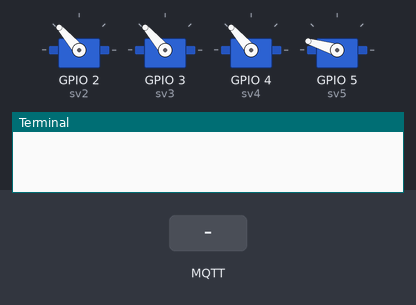
This program was run on a simulated Raspberry Pi (BCM pin numbers). Parts: 4 × servo, the last lines printed to the terminal. The test bench sets the inputs (shaded band). No MQTT or app messages arrive unless stated; servo angles are drawn from the pulse width (0.5 ms = 0°, 2.5 ms = 180°).

Above: at 1.2 s.
1.3 s: MQTT message "1" arrives on the first subscribed topic
At 2.7 s:
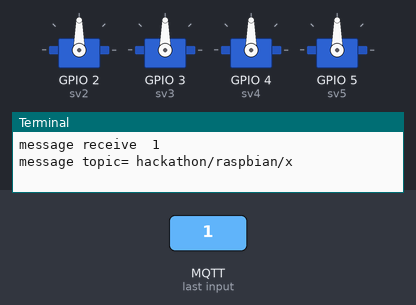
4.3 s: MQTT message "on" arrives on the first subscribed topic
At 5.41 s:
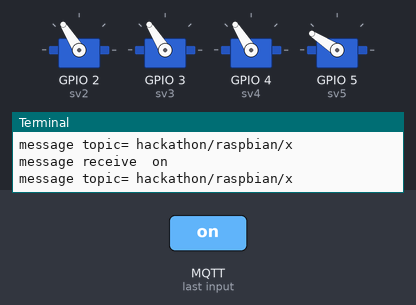
7.3 s: MQTT message "off" arrives on the first subscribed topic
At 7.51 s:
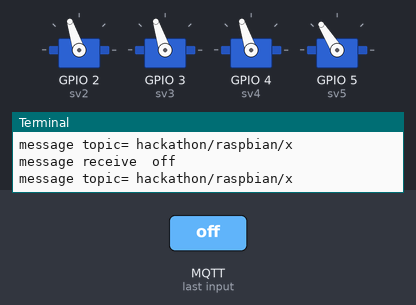
Timing chart, 0 to 16.3 s (numbered marks = the images above; inputs shaded):
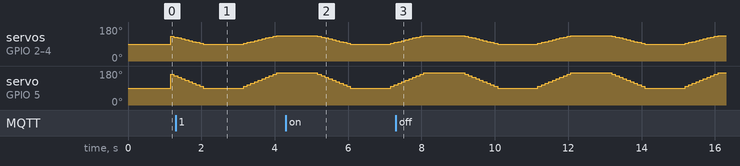

Measured:
- by itself, servo on GPIO 5 (sv5): repeats every 4.0 s: 122° 0.10 s, 130° 0.10 s, 139° 0.10 s, 147° 0.10 s, 155° 0.10 s, 163° 0.10 s, 171° 1.1 s, 163° 0.10 s, 155° 0.10 s, 147° 0.10 s, 139° 0.10 s, 131° 0.10 s, 122° 0.10 s, 114° 0.10 s, 106° 0.10 s, 98° 0.10 s, 90° 1.1 s, 98° 0.10 s, 106° 0.10 s, 114° 0.10 s
- by itself, servo on GPIO 2 (sv2), servo on GPIO 3 (sv3), servo on GPIO 4 (sv4): repeats every 4.0 s: 108° 0.10 s, 112° 0.10 s, 117° 0.10 s, 122° 0.10 s, 126° 0.10 s, 131° 0.10 s, 135° 1.1 s, 131° 0.10 s, 126° 0.10 s, 122° 0.10 s, 117° 0.10 s, 112° 0.10 s, 108° 0.10 s, 103° 0.10 s, 99° 0.10 s, 94° 0.10 s, 90° 1.1 s, 94° 0.10 s, 99° 0.10 s, 103° 0.10 s

The program:

servo_handler.py
```python
import RPi.GPIO as GPIO
import paho.mqtt.client as mqtt
import time


class RES:
    mamager = 0
    people = 0

    def __init__(self):
        return


class MQTT:
    client = mqtt.Client()

    def __init__(self):
        return

    @staticmethod
    def on_message(client, userdata, message):
        print("message receive ", str(message.payload.decode("utf-8")))
        print("message topic=", message.topic)
        #print("message qos=", message.qos)
        #print("message retain flag=", message.retain)

        if message.topic == "hackathon/raspbian/people":
            RES.people = int(message.payload.decode("utf-8"))

    @classmethod
    def subscribe(cls):
        cls.client.connect("broker.mqttdashboard.com", port=1883, keepalive=60)
        cls.client.on_message = cls.on_message
        cls.client.loop_start()
        cls.client.subscribe("hackathon/raspbian/#")

    @classmethod
    def publish(cls, message):
        cls.client.publish("hackathon/raspbian/robot/state", message)

    @classmethod
    def cancel(cls):
        cls.client.loop_stop()
        cls.client.disconnect()


class servoHandler:
    setup = False
    running = False

    mqtt = MQTT()

    #loopPerSecond = 1000
    #servoPerSecond = 100

    #loopCount = 0

    sv2_motion = [10, 7.5]
    sv3_motion = [7.5, 10]
    sv4_motion = [7.5, 10]
    sv5_motion = [7.5, 12]

    def __init__(self):
        GPIO.setmode(GPIO.BCM)
        GPIO.setup(2, GPIO.OUT)  # trunk
        GPIO.setup(3, GPIO.OUT)  # shoulder
        GPIO.setup(4, GPIO.OUT)  # elbow
        GPIO.setup(5, GPIO.OUT)  # wrist

        self.sv2 = GPIO.PWM(2, 50)
        self.sv3 = GPIO.PWM(3, 50)
        self.sv4 = GPIO.PWM(4, 50)
        self.sv5 = GPIO.PWM(5, 50)

        return

    def setup(self):
        self.setup = True
        self.running = True

        self.mqtt.subscribe()
        time.sleep(1)
        self.mqtt.publish("connect robot arm")

        GPIO.setmode(GPIO.BCM)
        GPIO.setup(2, GPIO.OUT)  # elbow
        GPIO.setup(3, GPIO.OUT)  # shoulder
        GPIO.setup(4, GPIO.OUT)  # trunk
        GPIO.setup(5, GPIO.OUT)  # wrist

        GPIO.setup(21, GPIO.IN)  # emergency stop

        self.sv2 = GPIO.PWM(2, 50)
        self.sv3 = GPIO.PWM(3, 50)
        self.sv4 = GPIO.PWM(4, 50)
        self.sv5 = GPIO.PWM(5, 50)

        self.sv2.start(7.5)
        self.sv3.start(7.5)
        self.sv4.start(7.5)
        self.sv5.start(7.5)

        return

    def loop(self):
        if not self.setup:
            return

        try:
            while self.running:

                if RES.people > 0 and RES.mamager == 0:
                    time.sleep(0.01)
                    continue

                for i in range(0, len(self.sv2_motion)):
                    prev2, prev3, prev4, prev5 = 0, 0, 0, 0

                    # JOG move
                    for k in range(0, 10):

                        temp2 = (self.sv2_motion[i] - self.sv2_motion[i - 1]) / 10.0
                        temp3 = (self.sv3_motion[i] - self.sv3_motion[i - 1]) / 10.0
                        temp4 = (self.sv4_motion[i] - self.sv4_motion[i - 1]) / 10.0
                        temp5 = (self.sv5_motion[i] - self.sv5_motion[i - 1]) / 10.0

                        prev2 = (k == 0) and self.sv2_motion[i - 1] + temp2 or prev2 + temp2
                        prev3 = (k == 0) and self.sv3_motion[i - 1] + temp3 or prev3 + temp3
                        prev4 = (k == 0) and self.sv4_motion[i - 1] + temp4 or prev4 + temp4
                        prev5 = (k == 0) and self.sv5_motion[i - 1] + temp5 or prev5 + temp5

                        self.sv2.ChangeDutyCycle(prev4)  # elbow
                        self.sv3.ChangeDutyCycle(prev4)  # shoulder
                        self.sv4.ChangeDutyCycle(prev4)  # trunk
                        self.sv5.ChangeDutyCycle(prev5)  # wrist

                        # wait for servo dwell time
                        time.sleep(0.1)

                    # wait for next move
                    time.sleep(1)

                time.sleep(0.01)

        except KeyboardInterrupt:
            print("Finished!")
            self.mqtt.cancel()


servo = servoHandler()
servo.setup()
servo.loop()
```
